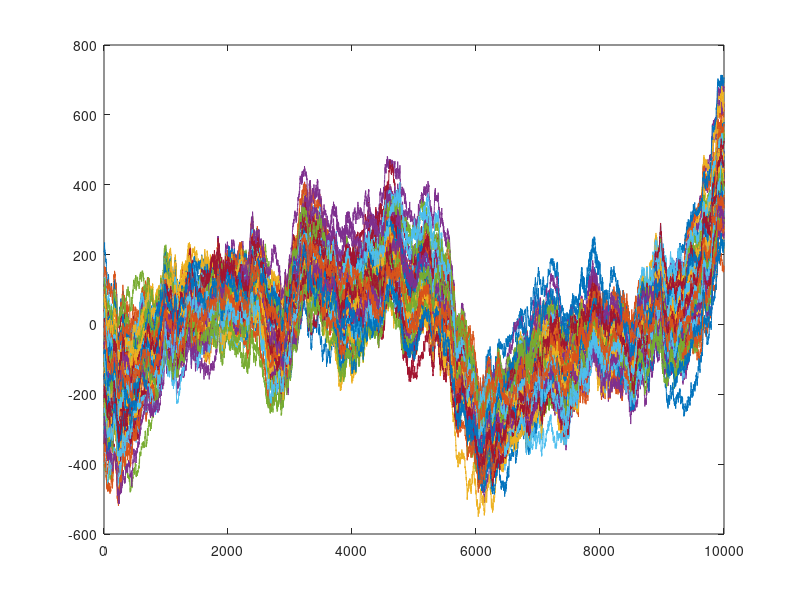
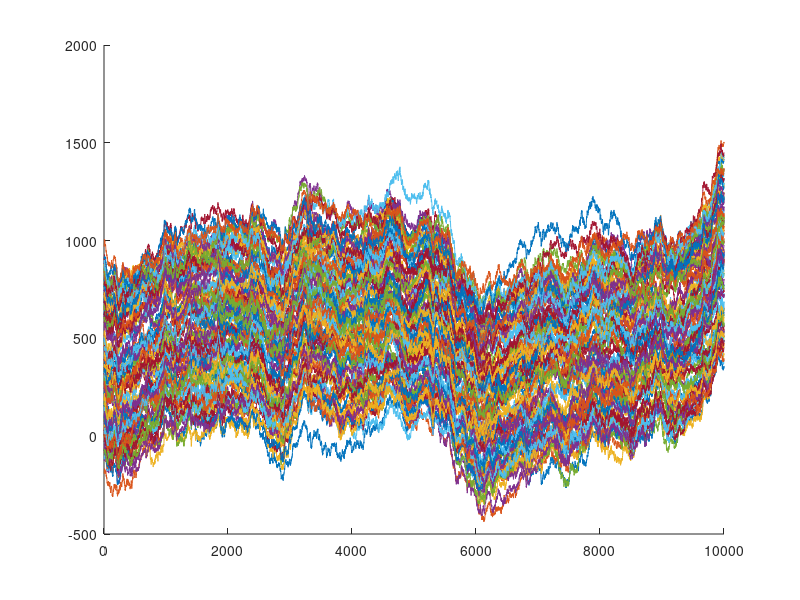
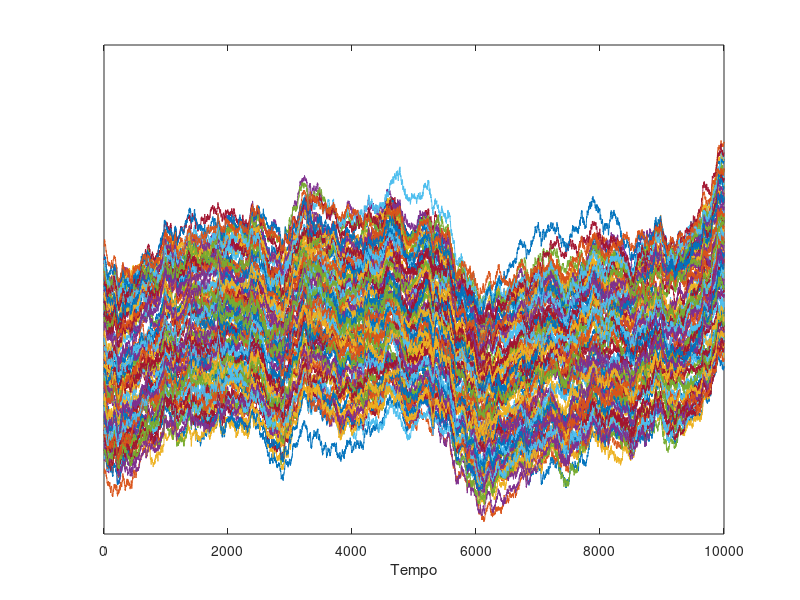

Here is the MATLAB script that generated these plots, in order:
%%
%     Curso do canal ExataMenteS
%     Aula 37 - Empilhar Dados Verticalmente
%     Se inscreva no canal e nos ajude a crescer <3
%     Vamos melhorar o Brasil atraves da tecnologia :)
%     https://www.youtube.com/channel/UCZyFebN0_gF2yy5fhVhlXtA
%     Instrutor: Joao Pinheiro
%%

% simulation details
ncanais   = 100;
npnts     = 10000;

% Criar a matriz que correlaicona nossas series temporais 
matc = rand(ncanais);
[eV, eD] = eig( matc * matc' );
data = eV * sqrt(eD) * randn(ncanais,npnts);

% Vamos integrar para os dados parecerem mais realistas
data = detrend( cumsum(data,2)' )';
figure(1), clf
plot(1:npnts,data)


% Alinhar verticalmente
figure(2), clf
hold on
for i = 1:ncanais
    plot(1:npnts,data(i,:) + 10*i)
end

% Utilizando bsxfun
figure(3), clf
plot(1:npnts, bsxfun(@plus,data,(1:ncanais)'*10) )
xlabel('Tempo')
set(gca,'ytick',[])
